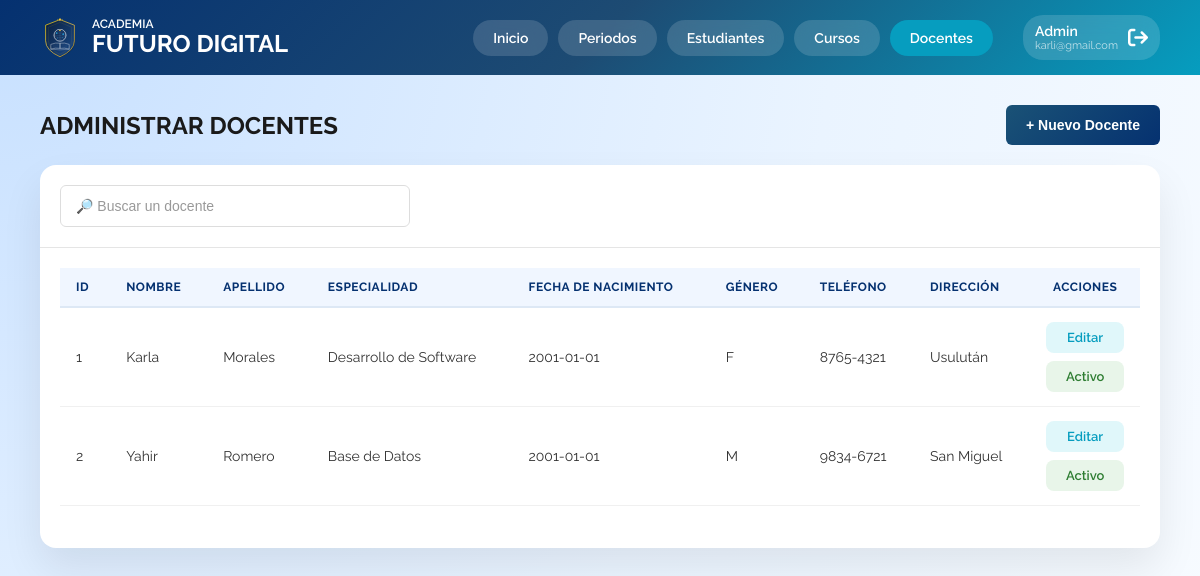
Page /admin-docentes.php (signed in) on the committed database.
### tables this page shows
CREATE TABLE `docentes` (
  `id` int PRIMARY KEY NOT NULL AUTO_INCREMENT,
  `usuario_id` int NOT NULL,
  `especialidad` varchar(100) DEFAULT NULL,
  `fecha_nacimiento` date DEFAULT NULL,
  `genero` char(1) DEFAULT NULL,
  `salario` decimal(10,2) DEFAULT NULL,
  `telefono` varchar(20) DEFAULT NULL,
  `direccion` varchar(200) DEFAULT NULL,
  UNIQUE KEY `usuario_id` (`usuario_id`),
  CONSTRAINT `fk_docentes_1` FOREIGN KEY (`usuario_id`) REFERENCES `usuarios` (`id`)
);

CREATE TABLE `usuarios` (
  `id` int PRIMARY KEY NOT NULL AUTO_INCREMENT,
  `nombre` varchar(100) NOT NULL,
  `apellido` varchar(100) NOT NULL,
  `correo` varchar(120) NOT NULL,
  `password_hash` varchar(255) NOT NULL,
  `estado` tinyint(1) DEFAULT '1',
  `rol_id` int NOT NULL,
  UNIQUE KEY `correo` (`correo`),
  KEY `rol_id` (`rol_id`),
  CONSTRAINT `fk_usuarios_1` FOREIGN KEY (`rol_id`) REFERENCES `roles` (`id`)
);

### mostrar-tabla-docentes.php (the view)
<?php
include('includes/conexion.php');
$sql = "SELECT
    u.id AS usuario_id,
    d.id AS docente_id,
    u.nombre,
    u.apellido,
    u.correo,
    u.password_hash,
    u.estado,
    d.especialidad,
    d.fecha_nacimiento,
    d.genero,
    d.salario,
    d.telefono,
    d.direccion
    FROM docentes d
    INNER JOIN usuarios u ON d.usuario_id = u.id
    WHERE u.rol_id = 3";
$resultado = mysqli_query($conexion, $sql);
if (mysqli_num_rows($resultado) > 0 ){
?>
    <table class="data-table mobile-cards">
        <thead>
            <tr>
                <th>ID</th>
                <th>Nombre</th>
                <th>Apellido</th>
                <th>Especialidad</th>
                <th>Fecha de Nacimiento</th>
                <th>Género</th>
                <th>Teléfono</th>
                <th>Dirección</th>
                <th>Acciones</th>
            </tr>
        </thead>
        <tbody>
            <?php while($fila = mysqli_fetch_assoc($resultado)){ ?>
            <tr data-id="<?php echo $fila['usuario_id']; ?>">
                <td data-label="ID"><?php echo $fila['docente_id']; ?></td>
                <td data-label="Nombre"><?php echo htmlspecialchars($fila['nombre']); ?></td>
                <td data-label="Apellido"><?php echo htmlspecialchars($fila['apellido']); ?></td>
                <td data-label="Especialidad"><?php echo htmlspecialchars($fila['especialidad']); ?></td>
                <td data-label="Fecha Nac."><?php echo htmlspecialchars($fila['fecha_nacimiento']); ?></td>
                <td data-label="Género"><?php echo htmlspecialchars($fila['genero']); ?></td>
                <td data-label="Teléfono"><?php echo htmlspecialchars($fila['telefono']); ?></td>
                <td data-label="Dirección"><?php echo htmlspecialchars($fila['direccion']); ?></td>
                <td data-label="Acciones" class="acciones-cell">
                    <div class="acciones-texto">
                        <a
                            href="#"
                            class="link-accion abrir-modal-docente"
                            data-docente_id="<?php echo $fila['docente_id']; ?>"
                            data-usuario_id="<?php echo $fila['usuario_id']; ?>"
                            data-nombre="<?php echo htmlspecialchars($fila['nombre']); ?>"
                            data-apellido="<?php echo htmlspecialchars($fila['apellido']); ?>"
                            data-especialidad="<?php echo htmlspecialchars($fila['especialidad']); ?>"
                            data-fecha_nacimiento="<?php echo htmlspecialchars($fila['fecha_nacimiento']); ?>"
                            data-genero="<?php echo htmlspecialchars($fila['genero']); ?>"
                            data-salario="<?php echo htmlspecialchars($fila['salario']); ?>"
                            data-telefono="<?php echo htmlspecialchars($fila['telefono']); ?>"
                            data-direccion="<?php echo htmlspecialchars($fila['direccion']); ?>"
                            data-correo="<?php echo htmlspecialchars($fila['correo']); ?>"
                            data-password_hash="<?php echo htmlspecialchars($fila['password_hash']); ?>"
                            data-estado="<?php echo htmlspecialchars($fila['estado']); ?>"
                            onclick="return false;"
                        >
                            Editar
                        </a>
                        <a
                            href="#"
                             class="link-accion btn-toggle-estado <?php echo ($fila['estado'] == 'Activo' || $fila['estado'] == 1) ? 'estado-activo' : 'estado-inactivo'; ?>"
                             data-usuario_id="<?php echo $fila['usuario_id']; ?>"
                        >
                            <?php echo ($fila['estado'] == 'Activo' || $fila['estado'] == 1) ? 'Activo' : 'Inactivo'; ?>
                        </a>
                    </div>
                </td>
            </tr>
            <?php } ?>
        </tbody>
    </table>
<?php
} else {
    echo '<div class="mensaje-vacio">No hay docentes registrados.</div>';
}
?>

### css/stylesAdmin.css (style rules this page uses)
:root { --primary-blue: #053170; --secondary-blue: #1D4B73; --accent-teal: #069DBF; --accent-teal-light: #e0f7fa; --accent-teal-hover: #057a96; --bg-main: radial-gradient(circle at top left, #c7e0ff, #eaf4ff, #ffffff); --header-gradient: linear-gradient(135deg, #053170, #1D4B73, #069DBF); --btn-gradient: linear-gradient(135deg, #1a5276, #053170); --danger: #e74c3c; --danger-light: #fee2e2; --success: #27ae60; --success-light: #d1fae5; --success-dark: #065f46; --text-main: #1a1a1a; --text-muted: #666; --border-light: #e5e5e5; --border-focus: #dde3ec; --card-shadow: 0 20px 40px rgba(0, 0, 0, 0.08); --modal-overlay: rgba(5, 49, 112, 0.5); --blue-light: #e0f0ff; }
* { margin: 0; padding: 0; box-sizing: border-box; }
.raleway-all { font-family: "Raleway", sans-serif; font-optical-sizing: auto; font-weight: 400; font-style: normal; }
body { background: var(--bg-main); background-size: 100% 200%; font-family: "Raleway", sans-serif; }
.data-table { width: 100%; border-collapse: collapse; font-size: 14px; }
.data-table thead th { background: #f0f6ff; color: var(--primary-blue); font-weight: 700; font-size: 12px; text-transform: uppercase; letter-spacing: 0.5px; padding: 12px 16px; text-align: left; border-bottom: 2px solid #dde8f5; }
.data-table tbody tr { border-bottom: 1px solid #f0f0f0; transition: background 0.2s; }
.data-table tbody td { padding: 14px 16px; color: #333; vertical-align: middle; white-space: nowrap; overflow-wrap: break-word; }
.data-table thead th:last-child, .data-table tbody td:last-child { text-align: center; white-space: nowrap; }
.link-accion { font-size: 13px; font-weight: 600; text-decoration: none; padding: 8px 14px; border-radius: 8px; transition: all 0.2s; white-space: nowrap; flex-shrink: 0; display: flex; align-items: center; justify-content: center; gap: 6px; }
.acciones-texto { display: flex; flex-direction: column; gap: 8px; align-items: stretch; justify-content: center; }
.link-accion.abrir-modal-estudiante, .link-accion.abrir-modal-docente, .link-accion.abrir-modal-periodo, .link-accion.abrir-modal-curso { color: var(--accent-teal); background: var(--accent-teal-light); }
.estado-activo { background-color: #e8f5e9 !important; color: #2e7d32 ; }
@media (min-width: 769px) { .data-table tbody td { white-space: normal; } }
@media (min-width: 769px) { .data-table tbody td:nth-child(2), .data-table tbody td:nth-child(3), .data-table tbody td:nth-child(4), .data-table tbody td:nth-child(8) { white-space: normal; max-width: 200px; } }
@media (min-width: 769px) { .data-table td:nth-child(3), .data-table td:nth-child(4), .data-table td:nth-child(7), .data-table td:nth-child(8) { white-space: normal !important; word-wrap: break-word !important; max-width: 180px !important; text-overflow: ellipsis; } }

### rows in the picture
docentes: id "1", usuario.nombre "Karla", usuario.apellido "Morales", especialidad "Desarrollo de Software", fecha_nacimiento "2001-01-01", genero "F", telefono "8765-4321", direccion "Usulután"
docentes: id "2", usuario.nombre "Yahir", usuario.apellido "Romero", especialidad "Base de Datos", fecha_nacimiento "2001-01-01", genero "M", telefono "9834-6721", direccion "San Miguel"

### other values in the picture
$_SESSION["usuario"] "karli@gmail.com"
